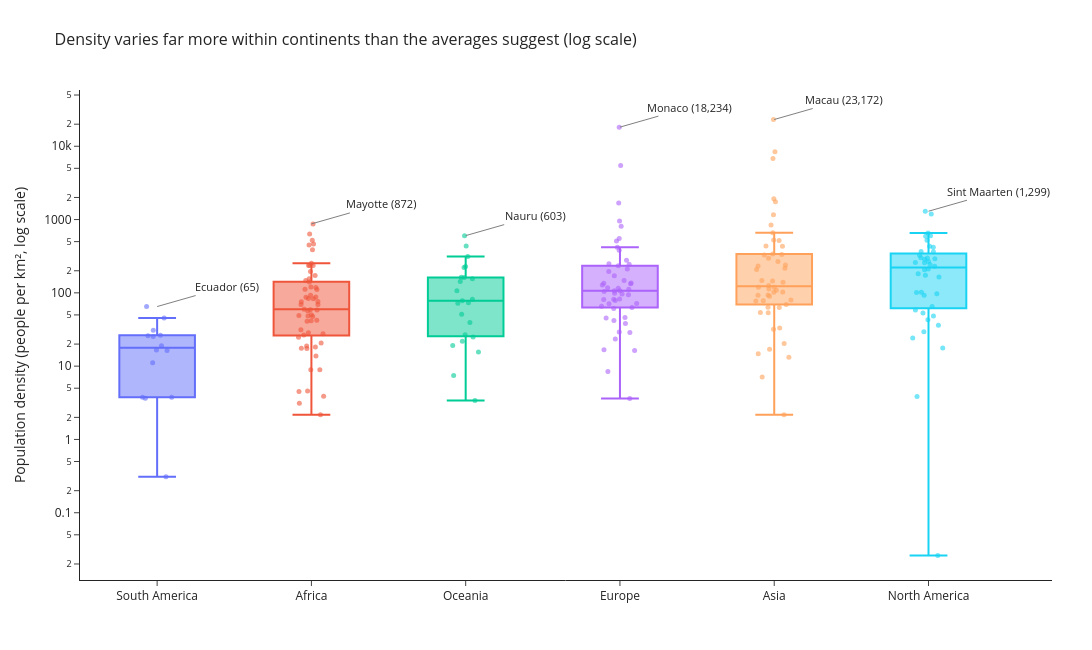

Notebook code for this chart:
### Markdown cell above
**Chart choice & justification:** *Which chart did you choose, and why? Justify design choices.

*YOUR ANSWER HERE*
1. **Fits the question:** Q4 asks about the *spread* of density within and across continents. A box plot shows the median, the middle 50% of countries (the box), the typical range (the whiskers) and the outliers in one compact shape per continent. A bar chart of averages would hide exactly the spread the question asks for.
2. **Dots on top of the boxes:** Showing every country as a dot adds the detail a box can hide: how many countries there are per continent and where they cluster. Hovering over a dot shows the country name.
3. **Log y-axis:** Density ranges from fractions of a person per km² (Greenland, Mongolia) to over 10,000 (Macau, Singapore). On a linear axis, a few city-states would flatten every box into a thin line. On a log axis, each step is a tenfold increase, so the boxes can be compared.
4. **Sorted by median:** Continents are ordered from the least to the most crowded, so the ranking across continents can be read directly from left to right.
5. **Labeled extremes:** The densest country in each continent is labeled, which shows what drives the long upper whiskers and outliers.
6. **Why not other charts:** A histogram would need one panel per continent to compare them, and a violin plot is harder to read for a general audience. A box plot gives the same comparison with exact quartiles.
7. **Honest reading:** The y-axis is log scale, so the title says so. Equal vertical distances mean equal *ratios*, not equal differences.

### Code cell
# Q4
# YOUR CODE HERE
d = df[["Country", "Continent", "Density"]].dropna().copy()
d = d[d["Density"] > 0]

# 1. Order continents by median density (least to most crowded)
order = d.groupby("Continent")["Density"].median().sort_values().index.tolist()

# 2. Box plot with every country as a dot, log y-axis
fig = px.box(
    d, x="Continent", y="Density", color="Continent",
    points="all", hover_name="Country", log_y=True,
    category_orders={"Continent": order},
    labels={"Density": "Population density (people per km², log scale)"},
    title="Density varies far more within continents than the averages suggest (log scale)",
)
fig.update_traces(marker=dict(size=5, opacity=0.6), jitter=0.5, pointpos=0)

# 3. Label the densest country in each continent
densest = d.loc[d.groupby("Continent")["Density"].idxmax()]
for _, row in densest.iterrows():
    fig.add_annotation(
        x=row["Continent"], y=np.log10(row["Density"]),   # log axis needs log10 for y
        text=f'{row["Country"]} ({row["Density"]:,.0f})',
        showarrow=True, arrowhead=0, arrowcolor="gray",
        ax=70, ay=-20, font=dict(size=11),
        bgcolor="rgba(255,255,255,0.85)",
    )

fig.update_layout(
    template="simple_white", showlegend=False,
    height=650, width=1100,
    margin=dict(t=90, b=70, l=80, r=40),
    xaxis_title=None, title_font_size=16,
)
fig.show()

# 4. Numbers behind the spread (use these to write your conclusion)
summary = d.groupby("Continent")["Density"].describe(percentiles=[0.25, 0.5, 0.75])
summary["IQR"] = summary["75%"] - summary["25%"]
summary["max / min"] = (summary["max"] / summary["min"]).round(0)
print(summary[["count", "min", "25%", "50%", "75%", "max", "IQR", "max / min"]].round(1).loc[order])

### Figure 1 — Plotly figure (JSON) as saved in the notebook; plotly's stock layout.template omitted (floating-point values rounded to 4 significant figures)
{"data": [{"alignmentgroup": "True", "boxpoints": "all", "hovertemplate": "<b>%{hovertext}</b><br><br>Continent=%{x}<br>Population density (people per km², log scale)=%{y}<extra></extra>", "hovertext": ["Argentina", "Bolivia", "Brazil", "Chile", "Colombia", "Ecuador", "Falkland Islands", "French Guiana", "Guyana", "Paraguay", "Peru", "Suriname", "Uruguay", "Venezuela"], "legendgroup": "South America", "marker": {"color": "#636efa", "opacity": 0.6, "size": 5}, "name": "South America", "notched": false, "offsetgroup": "South America", "orientation": "v", "showlegend": true, "x": ["South America", "South America", "South America", "South America", "South America", "South America", "South America", "South America", "South America", "South America", "South America", "South America", "South America", "South America"], "x0": " ", "xaxis": "x", "y": [16.37, 11.13, 25.28, 25.93, 45.43, 65.02, 0.3105, 3.646, 3.762, 16.67, 26.49, 3.773, 18.91, 30.88], "y0": " ", "yaxis": "y", "type": "box", "jitter": 0.5, "pointpos": 0}, {"alignmentgroup": "True", "boxpoints": "all", "hovertemplate": "<b>%{hovertext}</b><br><br>Continent=%{x}<br>Population density (people per km², log scale)=%{y}<extra></extra>", "hovertext": ["Algeria", "Angola", "Benin", "Botswana", "Burkina Faso", "Burundi", "Cameroon", "Cape Verde", "Central African Republic", "Chad", "Comoros", "Djibouti", "DR Congo", "Egypt", "Equatorial Guinea", "Eritrea", "Eswatini", "Ethiopia", "Gabon", "Gambia", "Ghana", "Guinea", "Guinea-Bissau", "Ivory Coast", "Kenya", "Lesotho", "Liberia", "Libya", "Madagascar", "Malawi", "Mali", "Mauritania", "Mauritius", "Mayotte", "Morocco", "Mozambique", "Namibia", "Niger", "Nigeria", "Republic of the Congo", "Reunion", "Rwanda", "Sao Tome and Principe", "Senegal", "Seychelles", "Sierra Leone", "Somalia", "South Africa", "South Sudan", "Sudan", "Tanzania", "Togo", "Tunisia", "Uganda", "Western Sahara", "Zambia", "Zimbabwe"], "legendgroup": "Africa", "marker": {"color": "#EF553B", "opacity": 0.6, "size": 5}, "name": "Africa", "notched": false, "offsetgroup": "Africa", "orientation": "v", "showlegend": true, "x": ["Africa", "Africa", "Africa", "Africa", "Africa", "Africa", "Africa", "Africa", "Africa", "Africa", "Africa", "Africa", "Africa", "Africa", "Africa", "Africa", "Africa", "Africa", "Africa", "Africa", "Africa", "Africa", "Africa", "Africa", "Africa", "Africa", "Africa", "Africa", "Africa", "Africa", "Africa", "Africa", "Africa", "Africa", "Africa", "Africa", "Africa", "Africa", "Africa", "Africa", "Africa", "Africa", "Africa", "Africa", "Africa", "Africa", "Africa", "Africa", "Africa", "Africa", "Africa", "Africa", "Africa", "Africa", "Africa", "Africa", "Africa"], "x0": " ", "xaxis": "x", "y": [18.85, 28.55, 118.6, 4.519, 83.06, 463.1, 58.71, 147.1, 8.956, 13.8, 449.4, 48.31, 42.22, 110.7, 59.71, 31.33, 69.2, 111.7, 8.925, 253.2, 140.3, 56.37, 58.29, 87.33, 93.09, 75.96, 47.61, 3.872, 50.44, 172.2, 18.22, 4.595, 637.0, 871.9, 83.88, 41.13, 3.109, 20.69, 236.6, 17.46, 387.9, 523.1, 235.9, 88.03, 237.0, 120.0, 27.6, 49.05, 17.61, 24.85, 69.3, 155.8, 75.52, 195.6, 2.165, 26.6, 41.77], "y0": " ", "yaxis": "y", "type": "box", "jitter": 0.5, "pointpos": 0}, {"alignmentgroup": "True", "boxpoints": "all", "hovertemplate": "<b>%{hovertext}</b><br><br>Continent=%{x}<br>Population density (people per km², log scale)=%{y}<extra></extra>", "hovertext": ["American Samoa", "Australia", "Cook Islands", "Fiji", "French Polynesia", "Guam", "Kiribati", "Marshall Islands", "Micronesia", "Nauru", "New Caledonia", "New Zealand", "Niue", "Northern Mariana Islands", "Palau", "Papua New Guinea", "Samoa", "Solomon Islands", "Tokelau", "Tonga", "Tuvalu", "Vanuatu", "Wallis and Futuna"], "legendgroup": "Oceania", "marker": {"color": "#00cc96", "opacity": 0.6, "size": 5}, "name": "Oceania", "notched": false, "offsetgroup": "Oceania", "orientation": "v", "showlegend": true, "x": ["Oceania", "Oceania", "Oceania", "Oceania", "Oceania", "Oceania", "Oceania", "Oceania", "Oceania", "Oceania", "Oceania", "Oceania", "Oceania", "Oceania", "Oceania", "Oceania", "Oceania", "Oceania", "Oceania", "Oceania", "Oceania", "Oceania", "Oceania"], "x0": " ", "xaxis": "x", "y": [222.5, 3.403, 72.08, 50.88, 73.5, 312.9, 161.8, 229.7, 162.6, 603.2, 15.61, 19.17, 7.439, 106.8, 39.34, 21.91, 78.25, 25.06, 155.9, 143.0, 435.1, 26.81, 81.49], "y0": " ", "yaxis": "y", "type": "box", "jitter": 0.5, "pointpos": 0}, {"alignmentgroup": "True", "boxpoints": "all", "hovertemplate": "<b>%{hovertext}</b><br><br>Continent=%{x}<br>Population density (people per km², log scale)=%{y}<extra></extra>", "hovertext": ["Albania", "Andorra", "Austria", "Belarus", "Belgium", "Bosnia and Herzegovina", "Bulgaria", "Croatia", "Cyprus", "Czech Republic", "Denmark", "Estonia", "Faroe Islands", "Finland", "France", "Germany", "Gibraltar", "Greece", "Guernsey", "Hungary", "Iceland", "Ireland", "Isle of Man", "Italy", "Jersey", "Latvia", "Liechtenstein", "Lithuania", "Luxembourg", "Malta", "Moldova", "Monaco", "Montenegro", "Netherlands", "North Macedonia", "Norway", "Poland", "Portugal", "Romania", "Russia", "San Marino", "Serbia", "Slovakia", "Slovenia", "Spain", "Sweden", "Switzerland", "Ukraine", "United Kingdom", "Vatican City"], "legendgroup": "Europe", "marker": {"color": "#ab63fa", "opacity": 0.6, "size": 5}, "name": "Europe", "notched": false, "offsetgroup": "Europe", "orientation": "v", "showlegend": true, "x": ["Europe", "Europe", "Europe", "Europe", "Europe", "Europe", "Europe", "Europe", "Europe", "Europe", "Europe", "Europe", "Europe", "Europe", "Europe", "Europe", "Europe", "Europe", "Europe", "Europe", "Europe", "Europe", "Europe", "Europe", "Europe", "Europe", "Europe", "Europe", "Europe", "Europe", "Europe", "Europe", "Europe", "Europe", "Europe", "Europe", "Europe", "Europe", "Europe", "Europe", "Europe", "Europe", "Europe", "Europe", "Europe", "Europe", "Europe", "Europe", "Europe", "Europe"], "x0": " ", "xaxis": "x", "y": [98.87, 170.6, 106.6, 45.93, 381.8, 63.14, 61.17, 71.22, 135.3, 133.1, 136.5, 29.32, 38.11, 16.37, 117.1, 233.5, 5442.0, 78.68, 811.6, 107.1, 3.62, 71.48, 147.8, 195.9, 955.0, 28.67, 245.8, 42.11, 250.4, 1688.0, 96.7, 18230.0, 45.4, 419.7, 81.42, 16.78, 127.5, 111.5, 82.47, 8.464, 551.8, 81.73, 115.1, 104.6, 93.99, 23.43, 211.7, 65.79, 277.9, 510.0], "y0": " ", "yaxis": "y", "type": "box", "jitter": 0.5, "pointpos": 0}, {"alignmentgroup": "True", "boxpoints": "all", "hovertemplate": "<b>%{hovertext}</b><br><br>Continent=%{x}<br>Population density (people per km², log scale)=%{y}<extra></extra>", "hovertext": ["Afghanistan", "Armenia", "Azerbaijan", "Bahrain", "Bangladesh", "Bhutan", "Brunei", "Cambodia", "China", "Georgia", "Hong Kong", "India", "Indonesia", "Iran", "Iraq", "Israel", "Japan", "Jordan", "Kazakhstan", "Kuwait", "Kyrgyzstan", "Laos", "Lebanon", "Macau", "Malaysia", "Maldives", "Mongolia", "Myanmar", "Nepal", "North Korea", "Oman", "Pakistan", "Palestine", "Philippines", "Qatar", "Saudi Arabia", "Singapore", "South Korea", "Sri Lanka", "Syria", "Taiwan", "Tajikistan", "Thailand", "Timor-Leste", "Turkey", "Turkmenistan", "United Arab Emirates", "Uzbekistan", "Vietnam", "Yemen"], "legendgroup": "Asia", "marker": {"color": "#FFA15A", "opacity": 0.6, "size": 5}, "name": "Asia", "notched": false, "offsetgroup": "Asia", "orientation": "v", "showlegend": true, "x": ["Asia", "Asia", "Asia", "Asia", "Asia", "Asia", "Asia", "Asia", "Asia", "Asia", "Asia", "Asia", "Asia", "Asia", "Asia", "Asia", "Asia", "Asia", "Asia", "Asia", "Asia", "Asia", "Asia", "Asia", "Asia", "Asia", "Asia", "Asia", "Asia", "Asia", "Asia", "Asia", "Asia", "Asia", "Asia", "Asia", "Asia", "Asia", "Asia", "Asia", "Asia", "Asia", "Asia", "Asia", "Asia", "Asia", "Asia", "Asia", "Asia", "Asia"], "x0": " ", "xaxis": "x", "y": [63.06, 93.48, 119.6, 1924.0, 1160.0, 20.38, 77.88, 92.62, 146.9, 53.72, 6783.0, 431.1, 144.7, 53.73, 101.5, 435.2, 328.0, 126.3, 7.119, 239.6, 33.16, 31.8, 525.2, 23170.0, 102.6, 1746.0, 2.173, 80.08, 207.6, 216.3, 14.79, 267.4, 844.1, 337.5, 232.6, 16.94, 8416.0, 517.1, 332.8, 119.5, 660.2, 69.55, 139.7, 90.18, 108.9, 13.18, 112.9, 77.4, 296.4, 63.82], "y0": " ", "yaxis": "y", "type": "box", "jitter": 0.5, "pointpos": 0}, {"alignmentgroup": "True", "boxpoints": "all", "hovertemplate": "<b>%{hovertext}</b><br><br>Continent=%{x}<br>Population density (people per km², log scale)=%{y}<extra></extra>", "hovertext": ["Anguilla", "Antigua and Barbuda", "Aruba", "Bahamas", "Barbados", "Belize", "Bermuda", "British Virgin Islands", "Canada", "Cayman Islands", "Costa Rica", "Cuba", "Curacao", "Dominica", "Dominican Republic", "El Salvador", "Greenland", "Grenada", "Guadeloupe", "Guatemala", "Haiti", "Honduras", "Jamaica", "Martinique", "Mexico", "Montserrat", "Nicaragua", "Panama", "Puerto Rico", "Saint Barthelemy", "Saint Kitts and Nevis", "Saint Lucia", "Saint Martin", "Saint Pierre and Miquelon", "Saint Vincent and the Grenadines", "Sint Maarten", "Trinidad and Tobago", "Turks and Caicos Islands", "United States", "United States Virgin Islands"], "legendgroup": "North America", "marker": {"color": "#19d3f3", "opacity": 0.6, "size": 5}, "name": "North America", "notched": false, "offsetgroup": "North America", "orientation": "v", "showlegend": true, "x": ["North America", "North America", "North America", "North America", "North America", "North America", "North America", "North America", "North America", "North America", "North America", "North America", "North America", "North America", "North America", "North America", "North America", "North America", "North America", "North America", "North America", "North America", "North America", "North America", "North America", "North America", "North America", "North America", "North America", "North America", "North America", "North America", "North America", "North America", "North America", "North America", "North America", "North America", "North America", "North America"], "x0": " ", "xaxis": "x", "y": [174.3, 212.1, 591.4, 29.4, 655.0, 17.65, 1189.0, 207.3, 3.851, 260.2, 101.4, 102.0, 430.5, 96.85, 230.7, 301.1, 0.0261, 364.6, 243.1, 163.9, 417.5, 92.74, 257.2, 325.8, 64.91, 43.04, 53.3, 58.46, 366.7, 522.2, 182.6, 292.0, 599.8, 24.22, 267.2, 1299.0, 298.4, 48.21, 36.09, 286.6], "y0": " ", "yaxis": "y", "type": "box", "jitter": 0.5, "pointpos": 0}], "layout": {"xaxis": {"anchor": "y", "domain": [0, 1], "title": {}, "categoryorder": "array", "categoryarray": ["South America", "Africa", "Oceania", "Europe", "Asia", "North America"]}, "yaxis": {"anchor": "x", "domain": [0, 1], "title": {"text": "Population density (people per km², log scale)"}, "type": "log"}, "legend": {"title": {"text": "Continent"}, "tracegroupgap": 0}, "title": {"text": "Density varies far more within continents than the averages suggest (log scale)", "font": {"size": 16}}, "boxmode": "overlay", "annotations": [{"arrowcolor": "gray", "arrowhead": 0, "ax": 70, "ay": -20, "bgcolor": "rgba(255,255,255,0.85)", "font": {"size": 11}, "showarrow": true, "text": "Mayotte (872)", "x": "Africa", "y": 2.94}, {"arrowcolor": "gray", "arrowhead": 0, "ax": 70, "ay": -20, "bgcolor": "rgba(255,255,255,0.85)", "font": {"size": 11}, "showarrow": true, "text": "Macau (23,172)", "x": "Asia", "y": 4.365}, {"arrowcolor": "gray", "arrowhead": 0, "ax": 70, "ay": -20, "bgcolor": "rgba(255,255,255,0.85)", "font": {"size": 11}, "showarrow": true, "text": "Monaco (18,234)", "x": "Europe", "y": 4.261}, {"arrowcolor": "gray", "arrowhead": 0, "ax": 70, "ay": -20, "bgcolor": "rgba(255,255,255,0.85)", "font": {"size": 11}, "showarrow": true, "text": "Sint Maarten (1,299)", "x": "North America", "y": 3.114}, {"arrowcolor": "gray", "arrowhead": 0, "ax": 70, "ay": -20, "bgcolor": "rgba(255,255,255,0.85)", "font": {"size": 11}, "showarrow": true, "text": "Nauru (603)", "x": "Oceania", "y": 2.78}, {"arrowcolor": "gray", "arrowhead": 0, "ax": 70, "ay": -20, "bgcolor": "rgba(255,255,255,0.85)", "font": {"size": 11}, "showarrow": true, "text": "Ecuador (65)", "x": "South America", "y": 1.813}], "margin": {"t": 90, "b": 70, "l": 80, "r": 40}, "showlegend": false, "height": 650, "width": 1100}}
